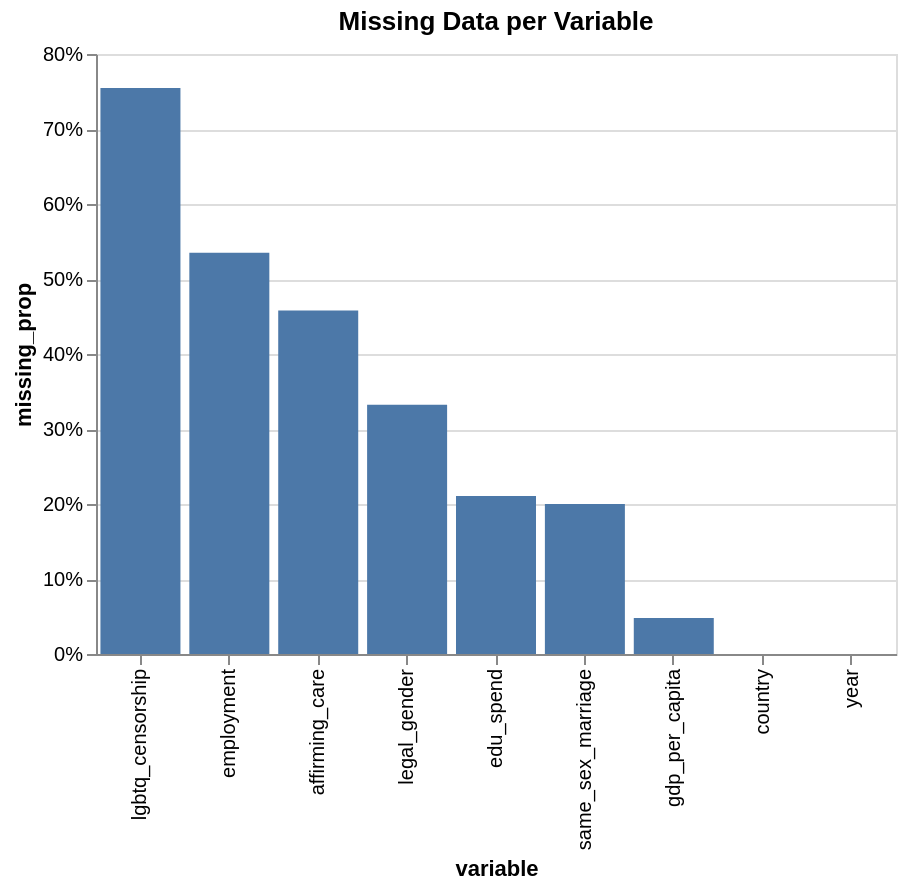

Notebook code for this chart:
### Markdown cell above
## 2. Aggregation Plots

### Code cell
import altair as alt

missing_prop = (
    cleaned_rights.isnull()
      .mean()
      .reset_index()
      .rename(columns={"index": "variable", 0: "missing_prop"})
)

chart = alt.Chart(missing_prop).mark_bar().encode(
    x=alt.X("variable", sort="-y"),
    y=alt.Y("missing_prop", axis=alt.Axis(format="%")),
    tooltip=["variable", "missing_prop"]
).properties(
    title="Missing Data per Variable",
    width=400,
    height=300
)

chart

### Figure 1 — Vega-Lite specification as saved in the notebook (floating-point values rounded to 4 significant figures)
{"config": {"view": {"continuousWidth": 300, "continuousHeight": 300}}, "data": {"name": "data-5358ebfb512225d59a8c90de55366ed3"}, "mark": {"type": "bar"}, "encoding": {"tooltip": [{"field": "variable", "type": "nominal"}, {"field": "missing_prop", "type": "quantitative"}], "x": {"field": "variable", "sort": "-y", "type": "nominal"}, "y": {"axis": {"format": "%"}, "field": "missing_prop", "type": "quantitative"}}, "height": 300, "title": "Missing Data per Variable", "width": 400, "$schema": "https://vega.github.io/schema/vega-lite/v5.20.1.json", "datasets": {"data-5358ebfb512225d59a8c90de55366ed3": [{"variable": "country", "missing_prop": 0.0}, {"variable": "year", "missing_prop": 0.0}, {"variable": "gdp_per_capita", "missing_prop": 0.048}, {"variable": "edu_spend", "missing_prop": 0.2108}, {"variable": "same_sex_marriage", "missing_prop": 0.2}, {"variable": "lgbtq_censorship", "missing_prop": 0.7548}, {"variable": "employment", "missing_prop": 0.5351}, {"variable": "affirming_care", "missing_prop": 0.4579}, {"variable": "legal_gender", "missing_prop": 0.3322}]}}
